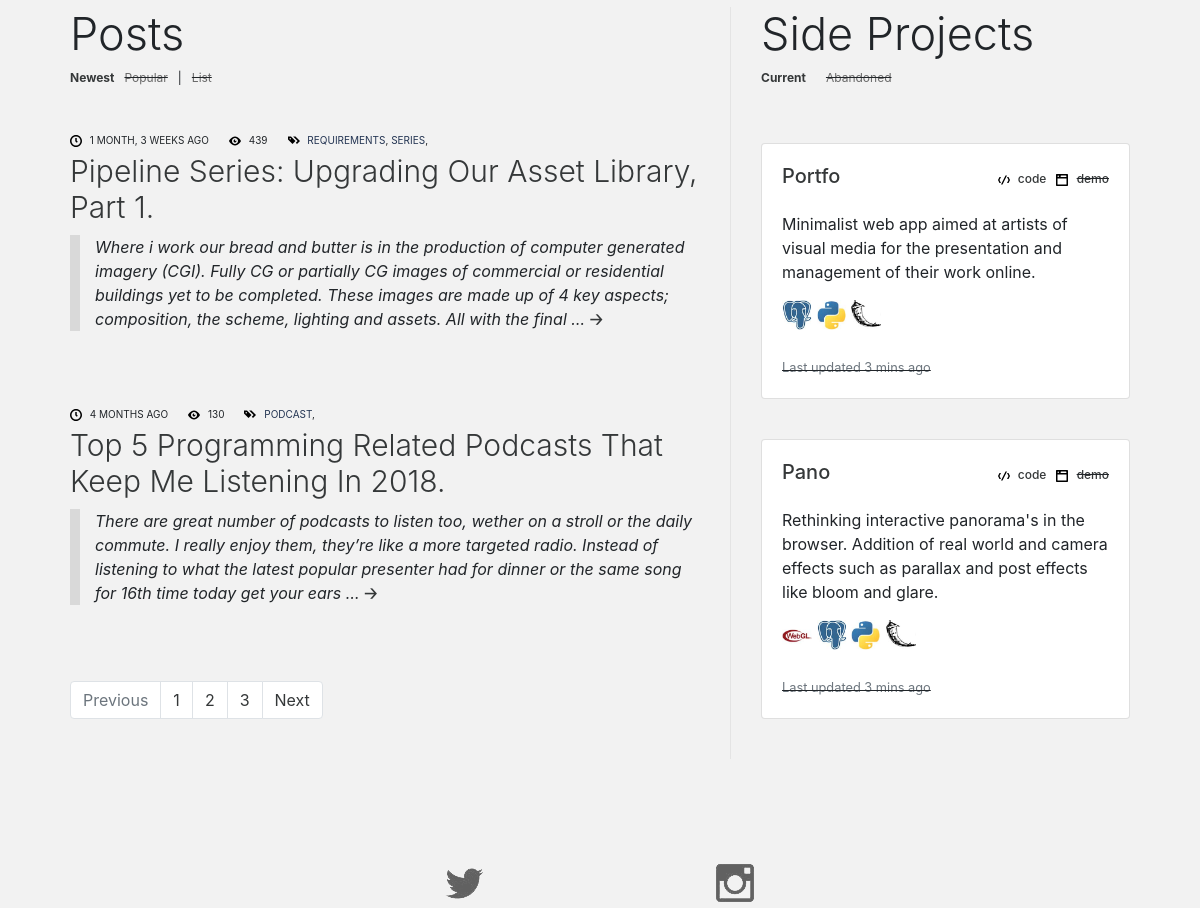
Before: / (middle part) with the older database file.
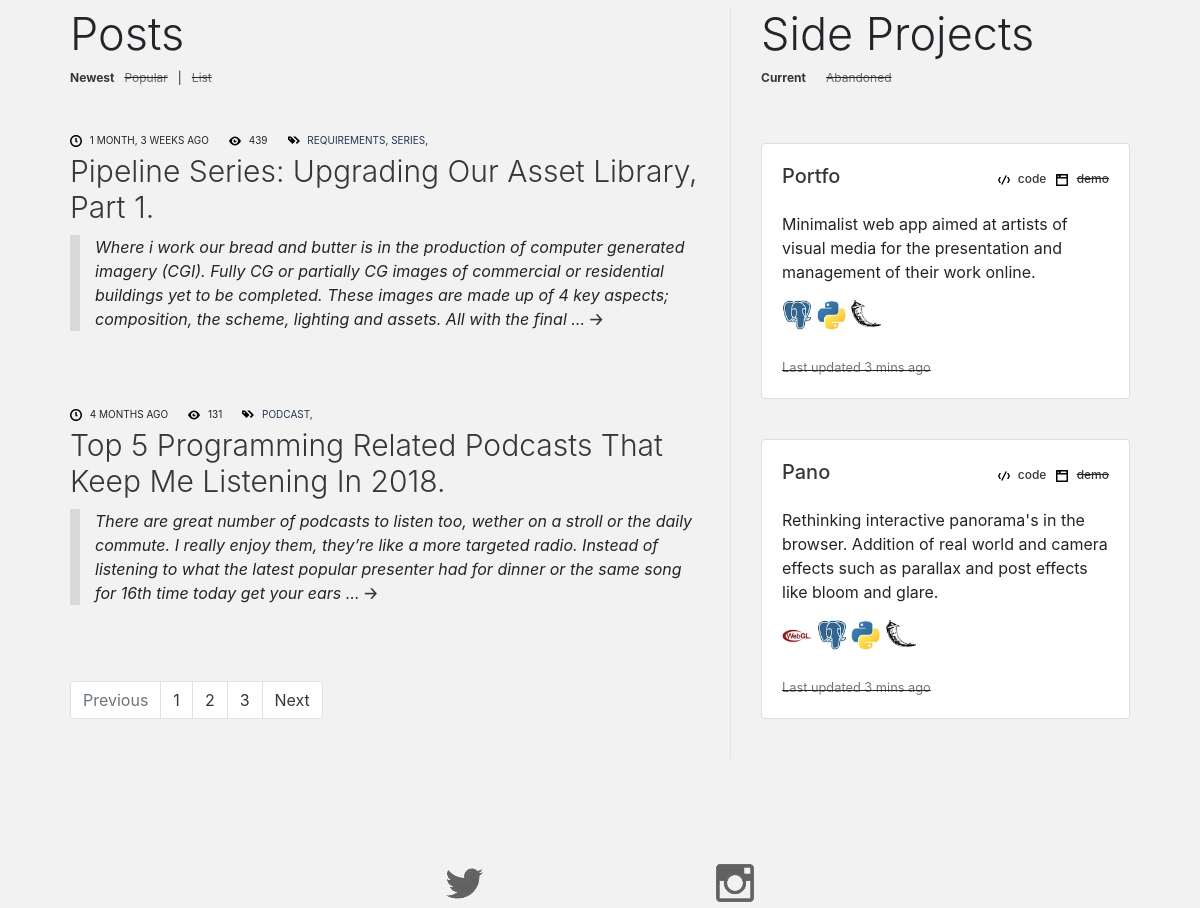
After: the same page with the newer database file.
### blog/models.py (models this page shows, shortened)
class Post(models.Model):
    next_post = models.IntegerField(null=True, blank=True)
    previous_post = models.IntegerField(null=True, blank=True)
    name = models.CharField(max_length=200)
    content = models.CharField(max_length=5000)
    pub_date = models.DateTimeField('date published')
    strap = models.CharField(max_length=300)
    tags = models.ManyToManyField(Tag, blank=True)
    project = models.ForeignKey(Project, on_delete=models.CASCADE, related_name='posts', null=True, blank=True)
    cover_img = models.CharField(max_length=200, null=True, blank=True)
    published = models.BooleanField(default=False)
    techspec = models.BooleanField(default=False)
    viewed = models.IntegerField(default=0)

### blog/views.py (the view)
# urls.py: path('', views.index, name='index'),
def index(request):
    articles = Post.objects.filter(
        published=True, project=None
        ).order_by('-pub_date')
    projects = Project.objects.filter(
        published=True
        ).order_by('-pub_date')
    context = standard_context
    context['articles'] = articles
    context['projects'] = projects
    return render(request, 'blog/index.html', context)

### blog/models.py (called while the page is built)
    def __str__(self):
        return self.name

    def __str__(self):
        return self.name

### blog/templates/blog/index.html (shortened to what this page needs)
{% extends "blog/base.html" %} {% load static %} {% block content %}
<div class="container content">
    <div class="project-comp">
        <div>
        {% include "blog/project_comp.html" %}
        </div>
        </div>
<div style="display:inline;">
    {% if articles %}
    <div>
    <h1 class="display-4" style="font-size:45px;">Posts</h1>
    <div style="display:flex;">
            <div style="padding-right:10px;font-size: 12px; font-weight: bold;"><a href="">Newest</a></div>
            <s><div style="padding-right:10px;font-size: 12px;"><a href="" style="color:dimgrey;">Popular</a></div></s>
            <div style="padding-right:10px;font-size: 12px;">|</div>
            <s><div style="padding-right:10px;font-size: 12px;"><a href="/articles/" style="color:dimgrey;">List</a></div></s>
        </div>
    </div>
    <p style="height:30px;"></p>
    {% for article in articles %}
    {% if article.project == None %}
    <div class="indexlistpost">
        <div class="blogpostheader">
            <div class="bloglistpostdate">
                <img class="iconic-svg" src="{% static 'blog/svg/clock.svg' %}" alt="clock icon"> {{article.pub_date|timesince|upper}} AGO
            </div>
            <div class="bloglistpostdate">
                    <img class="iconic-svg" src="{% static 'blog/svg/eye.svg' %}" alt="clock icon"> {{article.viewed}}
                </div>
            <div class="bloglistpostdate">
                <img class="iconic-svg" src="{% static 'blog/svg/tags.svg' %}" alt="tags icon"> {% for tag in article.tags.all %}
                <a href="/search/{{tag|lower}}" style="color: #233452;">{{tag|upper}}</a>,
                {% endfor %}
            </div>
        </div>
        <div class="display-4 bloglistpostname">
            <div><a href="/articles/{{ article.id }}/">{{ article.name|title }}.</a></div>
        </div>
        <div style="border-left: 10px solid rgba(0, 0, 0, .1);
        padding-left: 15px; font-style: italic;">
            {{article.strap|capfirst|truncatewords:50}} <a href='/articles/{{article.id}}' style="font-weight: bolder;font-style: normal;">🡢</a>
        </div>
    </div>
    <p style="height:60px;"></p>
    {% endif %}
    {% endfor %}
    <nav aria-label="Page navigation example">
            <ul class="pagination justify-content-start">
              <li class="page-item disabled">
                <a class="page-link" href="#" tabindex="-1">Previous</a>
              </li>
              <li class="page-item"><a class="page-link" href="#">1</a></li>
              <li class="page-item"><a class="page-link" href="#">2</a></li>
              <li class="page-item"><a class="page-link" href="#">3</a></li>
              <li class="page-item">
                <a class="page-link" href="#">Next</a>
              </li>
            </ul>
          </nav>
    {% else %}
    <p>No Articles :(</p>
    {% endif %}
</div>
<div style="display: flex; justify-content: center; width: 100%;">
{% include "blog/comp/social.html" %}
</div>
</div>
{% endblock %}

Changed rows visible on the page:
changed Post "Top 5 Programming Related Podcasts That Keep Me Listening In 2018": viewed "130" → "131"
